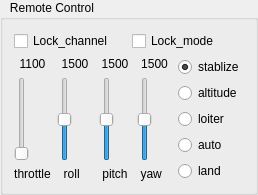
      <widget class="QGroupBox" name="groupBox">
       <property name="sizePolicy">
        <sizepolicy hsizetype="Fixed" vsizetype="Fixed">
         <horstretch>0</horstretch>
         <verstretch>0</verstretch>
        </sizepolicy>
       </property>
       <property name="maximumSize">
        <size>
         <width>16777215</width>
         <height>216</height>
        </size>
       </property>
       <property name="font">
        <font>
         <weight>50</weight>
         <bold>false</bold>
         <kerning>true</kerning>
        </font>
       </property>
       <property name="title">
        <string>   Remote Control</string>
       </property>
       <property name="alignment">
        <set>Qt::AlignLeading|Qt::AlignLeft|Qt::AlignTop</set>
       </property>
       <layout class="QGridLayout" name="gridLayout">
        <item row="0" column="0">
         <layout class="QHBoxLayout" name="horizontalLayout_4">
          <item>
           <widget class="QCheckBox" name="mode_lock_check">
            <property name="text">
             <string>Lock_channel</string>
            </property>
           </widget>
          </item>
          <item>
           <widget class="QCheckBox" name="channel_lock_check">
            <property name="text">
             <string>Lock_mode</string>
            </property>
           </widget>
          </item>
         </layout>
        </item>
        <item row="1" column="0">
         <layout class="QHBoxLayout" name="horizontalLayout">
          <item>
           <layout class="QVBoxLayout" name="verticalLayout_3">
            <item>
             <widget class="QLabel" name="label_throto">
              <property name="text">
               <string>1100</string>
              </property>
              <property name="alignment">
               <set>Qt::AlignCenter</set>
              </property>
             </widget>
            </item>
            <item>
             <widget class="QSlider" name="slider_throto">
              <property name="minimum">
               <number>1100</number>
              </property>
              <property name="maximum">
               <number>1900</number>
              </property>
              <property name="singleStep">
               <number>25</number>
              </property>
              <property name="pageStep">
               <number>25</number>
              </property>
              <property name="orientation">
               <enum>Qt::Vertical</enum>
              </property>
             </widget>
            </item>
            <item>
             <widget class="QLabel" name="label1">
              <property name="text">
               <string>throttle</string>
              </property>
              <property name="alignment">
               <set>Qt::AlignCenter</set>
              </property>
             </widget>
            </item>
           </layout>
          </item>
          <item>
           <layout class="QVBoxLayout" name="verticalLayout_4">
            <item>
             <widget class="QLabel" name="label_roll">
              <property name="text">
               <string>1500</string>
              </property>
              <property name="alignment">
               <set>Qt::AlignCenter</set>
              </property>
             </widget>
            </item>
            <item>
             <widget class="QSlider" name="slider_roll">
              <property name="minimum">
               <number>1100</number>
              </property>
              <property name="maximum">
               <number>1900</number>
              </property>
              <property name="singleStep">
               <number>25</number>
              </property>
              <property name="pageStep">
               <number>25</number>
              </property>
              <property name="value">
               <number>1500</number>
              </property>
              <property name="orientation">
               <enum>Qt::Vertical</enum>
              </property>
             </widget>
            </item>
            <item>
             <widget class="QLabel" name="label2">
              <property name="text">
               <string>  roll    </string>
              </property>
              <property name="alignment">
               <set>Qt::AlignCenter</set>
              </property>
             </widget>
            </item>
           </layout>
          </item>
          <item>
           <layout class="QVBoxLayout" name="verticalLayout_5">
            <item>
             <widget class="QLabel" name="label_pitch">
              <property name="text">
               <string>1500</string>
              </property>
              <property name="alignment">
               <set>Qt::AlignCenter</set>
              </property>
             </widget>
            </item>
            <item>
             <widget class="QSlider" name="slider_pitch">
              <property name="minimum">
               <number>1100</number>
              </property>
              <property name="maximum">
               <number>1900</number>
              </property>
              <property name="singleStep">
               <number>25</number>
              </property>
              <property name="pageStep">
               <number>25</number>
              </property>
              <property name="value">
               <number>1500</number>
              </property>
              <property name="orientation">
               <enum>Qt::Vertical</enum>
              </property>
             </widget>
            </item>
            <item>
             <widget class="QLabel" name="label3">
              <property name="text">
               <string> pitch </string>
              </property>
              <property name="alignment">
               <set>Qt::AlignCenter</set>
              </property>
             </widget>
            </item>
           </layout>
          </item>
          <item>
           <layout class="QVBoxLayout" name="verticalLayout_6">
            <item>
             <widget class="QLabel" name="label_yaw">
              <property name="text">
               <string>1500</string>
              </property>
              <property name="alignment">
               <set>Qt::AlignCenter</set>
              </property>
             </widget>
            </item>
            <item>
             <widget class="QSlider" name="slider_yaw">
              <property name="minimum">
               <number>1100</number>
              </property>
              <property name="maximum">
               <number>1900</number>
              </property>
              <property name="singleStep">
               <number>25</number>
              </property>
              <property name="pageStep">
               <number>25</number>
              </property>
              <property name="value">
               <number>1500</number>
              </property>
              <property name="orientation">
               <enum>Qt::Vertical</enum>
              </property>
             </widget>
            </item>
            <item>
             <widget class="QLabel" name="label4">
              <property name="text">
               <string> yaw   </string>
              </property>
              <property name="alignment">
               <set>Qt::AlignCenter</set>
              </property>
             </widget>
            </item>
           </layout>
          </item>
          <item>
           <layout class="QVBoxLayout" name="verticalLayout">
            <item>
             <widget class="QRadioButton" name="radioButton_stablize">
              <property name="font">
               <font>
                <weight>50</weight>
                <bold>false</bold>
               </font>
              </property>
              <property name="text">
               <string>stablize</string>
              </property>
              <property name="checked">
               <bool>true</bool>
              </property>
             </widget>
            </item>
            <item>
             <widget class="QRadioButton" name="radioButton_altitude">
              <property name="font">
               <font>
                <weight>50</weight>
                <bold>false</bold>
               </font>
              </property>
              <property name="text">
               <string>altitude</string>
              </property>
             </widget>
            </item>
            <item>
             <widget class="QRadioButton" name="radioButton_loiter">
              <property name="font">
               <font>
                <weight>50</weight>
                <bold>false</bold>
               </font>
              </property>
              <property name="text">
               <string>loiter</string>
              </property>
             </widget>
            </item>
            <item>
             <widget class="QRadioButton" name="radioButton_auto">
              <property name="font">
               <font>
                <weight>50</weight>
                <bold>false</bold>
               </font>
              </property>
              <property name="text">
               <string>auto</string>
              </property>
             </widget>
            </item>
            <item>
             <widget class="QRadioButton" name="radioButton_land">
              <property name="font">
               <font>
                <weight>50</weight>
                <bold>false</bold>
               </font>
              </property>
              <property name="text">
               <string>land</string>
              </property>
             </widget>
            </item>
           </layout>
          </item>
         </layout>
        </item>
       </layout>
      </widget>
